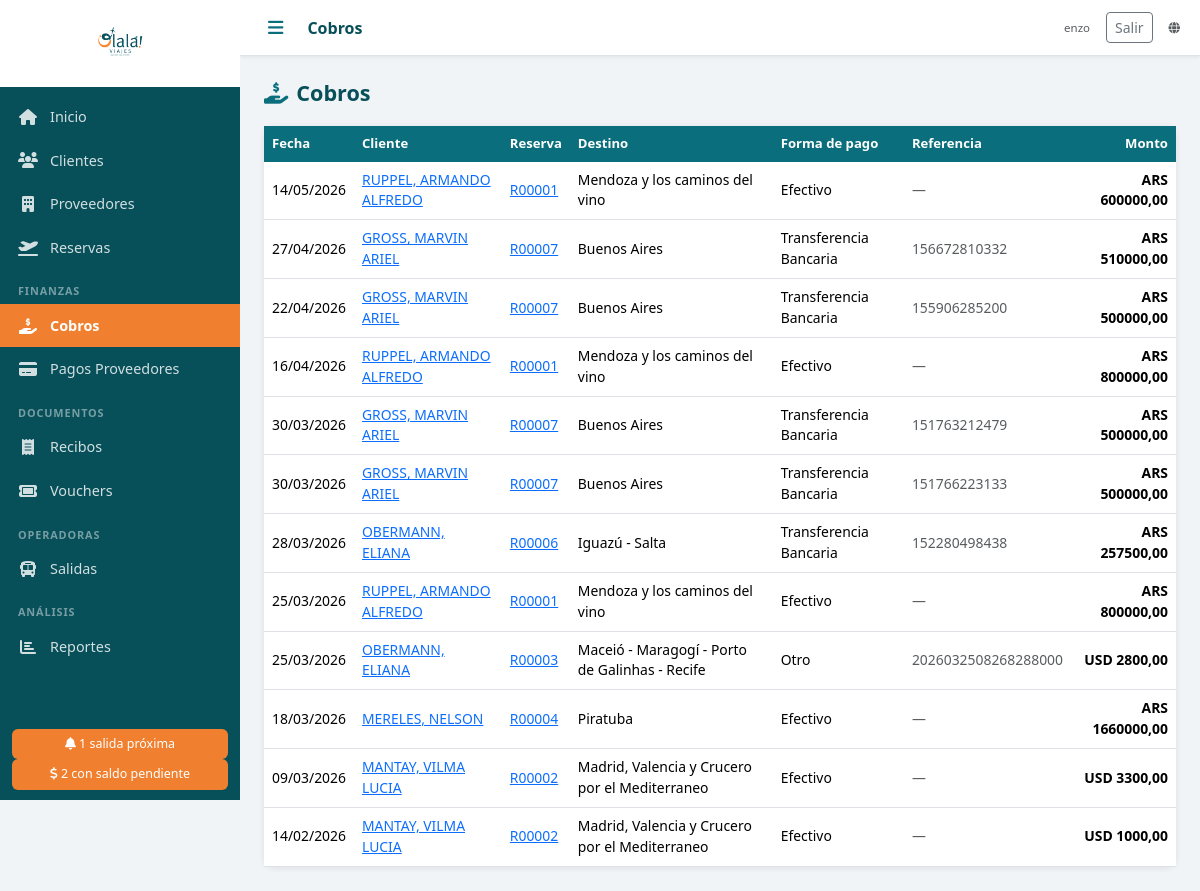
Page /cobros/ (signed in) on the committed database.
### agencia/models.py (models this page shows, shortened)
class Cobro(models.Model):
    reserva = models.ForeignKey(Reserva, on_delete=models.PROTECT, related_name='cobros', verbose_name='Reserva')
    fecha = models.DateField('Fecha')
    monto = models.DecimalField('Monto', max_digits=12, decimal_places=2)
    moneda = models.CharField('Moneda', max_length=3, choices=MONEDAS, default='ARS')
    forma_pago = models.CharField('Forma de pago', max_length=20, choices=FORMAS_PAGO)
    referencia = models.CharField('Referencia / Nro. comprobante', max_length=200, blank=True)
    notas = models.TextField('Notas', blank=True)
    created_at = models.DateTimeField(auto_now_add=True)
    class Meta:
        verbose_name = 'Cobro'
        verbose_name_plural = 'Cobros'
        ordering = ['-fecha']

class Reserva(models.Model):
    ESTADOS = [
        ('PENDIENTE', 'Pendiente'),
        ('CONFIRMADA', 'Confirmada'),
        ('EN_CURSO', 'En curso'),
        ('COMPLETADA', 'Completada'),
        ('CANCELADA', 'Cancelada'),
    ]
    numero = models.CharField('Nro. Reserva', max_length=20, unique=True, blank=True)
    cliente = models.ForeignKey(Cliente, on_delete=models.PROTECT, verbose_name='Cliente titular', related_name='reservas')
    descripcion = models.TextField('Descripción / Observaciones', blank=True)
    destino = models.CharField('Destino', max_length=200)
    fecha_salida = models.DateField('Fecha de salida')
    fecha_regreso = models.DateField('Fecha de regreso', null=True, blank=True)
    pasajeros_adicionales = models.ManyToManyField(
        Cliente, related_name='reservas_como_pasajero',
        blank=True, verbose_name='Pasajeros adicionales'
    )
    precio_venta = models.DecimalField('Precio de venta', max_digits=12, decimal_places=2, default=0)
    moneda_venta = models.CharField('Moneda venta', max_length=3, choices=MONEDAS, default='ARS')
    comision_porcentaje = models.DecimalField('Comisión (%)', max_digits=5, decimal_places=2, default=0)
    estado = models.CharField('Estado', max_length=20, choices=ESTADOS, default='PENDIENTE')
    notas = models.TextField('Notas internas', blank=True)
    created_at = models.DateTimeField(auto_now_add=True)
    updated_at = models.DateTimeField(auto_now=True)
    class Meta:
        verbose_name = 'Reserva'
        verbose_name_plural = 'Reservas'
        ordering = ['fecha_salida']

class Cliente(models.Model):
    TIPOS_DOC = [
        ('DNI', 'DNI'),
        ('PASAPORTE', 'Pasaporte'),
        ('LC', 'L.C.'),
        ('LE', 'L.E.'),
        ('CUIT', 'CUIT'),
    ]
    nombre = models.CharField('Nombre', max_length=100)
    apellido = models.CharField('Apellido', max_length=100)
    tipo_doc = models.CharField('Tipo de documento', max_length=20, choices=TIPOS_DOC, default='DNI')
    nro_doc = models.CharField('Nro. de documento', max_length=50, blank=True)
    email = models.EmailField('Email', blank=True)
    telefono = models.CharField('Teléfono', max_length=50, blank=True)
    direccion = models.CharField('Dirección', max_length=300, blank=True)
    fecha_nacimiento = models.DateField('Fecha de nacimiento', null=True, blank=True)
    notas = models.TextField('Notas', blank=True)
    foto_dni = models.FileField('Foto DNI', upload_to='dni/', blank=True, null=True)
    activo = models.BooleanField('Activo', default=True)
    created_at = models.DateTimeField(auto_now_add=True)
    updated_at = models.DateTimeField(auto_now=True)
    class Meta:
        verbose_name = 'Cliente'
        verbose_name_plural = 'Clientes'
        ordering = ['apellido', 'nombre']
    def __str__(self):
        return f"{self.apellido}, {self.nombre}"

### agencia/views.py (the view)
# urls.py: path('cobros/', login_required(views.cobros_lista), name='cobros_lista'),
def cobros_lista(request):
    cobros = Cobro.objects.select_related('reserva__cliente').all()
    return render(request, 'cobros/lista.html', {'cobros': cobros})

### templates/cobros/lista.html (shortened to what this page needs)
{% extends 'base.html' %}
{% block topbar_title %}Cobros{% endblock %}
{% block content %}
<div class="page-header">
  <h2><i class="fas fa-hand-holding-dollar me-2 text-teal"></i>Cobros</h2>
</div>
<div class="card">
  <div class="table-responsive">
    <table class="table table-hover mb-0">
      <thead><tr><th>Fecha</th><th>Cliente</th><th>Reserva</th><th>Destino</th><th>Forma de pago</th><th>Referencia</th><th class="text-end">Monto</th></tr></thead>
      <tbody>
        {% for c in cobros %}
        <tr>
          <td>{{ c.fecha|date:"d/m/Y" }}</td>
          <td><a href="{% url 'cliente_detalle' c.reserva.cliente.pk %}">{{ c.reserva.cliente }}</a></td>
          <td><a href="{% url 'reserva_detalle' c.reserva.pk %}">{{ c.reserva.numero }}</a></td>
          <td class="small">{{ c.reserva.destino }}</td>
          <td>{{ c.get_forma_pago_display }}</td>
          <td class="small text-muted">{{ c.referencia|default:"—" }}</td>
          <td class="text-end fw-bold moneda-{{ c.moneda }}">{{ c.moneda }} {{ c.monto|floatformat:2 }}</td>
        </tr>
        {% empty %}
        <tr><td colspan="7" class="text-center text-muted py-4">No hay cobros registrados.</td></tr>
        {% endfor %}
      </tbody>
    </table>
  </div>
</div>
{% endblock %}

### templates/base.html (shortened to what this page needs)
<!DOCTYPE html>
<html lang="es">
<head>
  {% load static %}
  <link rel="stylesheet" href="https://cdn.jsdelivr.net/npm/bootstrap@5.3.2/dist/css/bootstrap.min.css">
  <link rel="stylesheet" href="https://cdnjs.cloudflare.com/ajax/libs/font-awesome/6.5.0/css/all.min.css">
  <link rel="stylesheet" href="{% static 'css/olala.css' %}">
</head>
<body>
<div class="sidebar" id="sidebar">
  <div class="sidebar-logo">
    <img src="{% static 'img/logo.png' %}" alt="Olalá Viajes" class="logo-img">
  </div>
  <nav class="sidebar-nav">
    <a href="{% url 'dashboard' %}" class="nav-item {% if request.resolver_match.url_name == 'dashboard' %}active{% endif %}">
      <i class="fas fa-home"></i><span>Inicio</span>
    </a>
    <a href="{% url 'clientes_lista' %}" class="nav-item {% if 'cliente' in request.resolver_match.url_name %}active{% endif %}">
      <i class="fas fa-users"></i><span>Clientes</span>
    </a>
    <a href="{% url 'proveedores_lista' %}" class="nav-item {% if 'proveedor' in request.resolver_match.url_name %}active{% endif %}">
      <i class="fas fa-building"></i><span>Proveedores</span>
    </a>
    <a href="{% url 'reservas_lista' %}" class="nav-item {% if 'reserva' in request.resolver_match.url_name %}active{% endif %}">
      <i class="fas fa-plane-departure"></i><span>Reservas</span>
    </a>
    <div class="nav-section">Finanzas</div>
    <a href="{% url 'cobros_lista' %}" class="nav-item {% if 'cobro' in request.resolver_match.url_name %}active{% endif %}">
      <i class="fas fa-hand-holding-dollar"></i><span>Cobros</span>
    </a>
    <a href="{% url 'pagos_proveedor_lista' %}" class="nav-item {% if 'pago_proveedor' in request.resolver_match.url_name %}active{% endif %}">
      <i class="fas fa-credit-card"></i><span>Pagos Proveedores</span>
    </a>
    <div class="nav-section">Documentos</div>
    <a href="{% url 'recibos_lista' %}" class="nav-item {% if 'recibo' in request.resolver_match.url_name %}active{% endif %}">
      <i class="fas fa-receipt"></i><span>Recibos</span>
    </a>
    <a href="{% url 'vouchers_lista' %}" class="nav-item {% if 'voucher' in request.resolver_match.url_name %}active{% endif %}">
      <i class="fas fa-ticket"></i><span>Vouchers</span>
    </a>
    <div class="nav-section">Operadoras</div>
    <a href="{% url 'salidas_lista' %}" class="nav-item {% if 'salida' in request.resolver_match.url_name %}active{% endif %}">
      <i class="fas fa-bus"></i><span>Salidas</span>
    </a>
    <div class="nav-section">Análisis</div>
    <a href="{% url 'reportes' %}" class="nav-item {% if 'reporte' in request.resolver_match.url_name %}active{% endif %}">
      <i class="fas fa-chart-bar"></i><span>Reportes</span>
    </a>
  </nav>
  {% if alertas_salidas > 0 or alertas_saldos > 0 %}
  <div class="sidebar-alerts">
    {% if alertas_salidas > 0 %}
    <a href="{% url 'dashboard' %}" class="alert-badge">
      <i class="fas fa-bell"></i> {{ alertas_salidas }} salida{% if alertas_salidas != 1 %}s{% endif %} próxima{% if alertas_salidas != 1 %}s{% endif %}
    </a>
    {% endif %}
    {% if alertas_saldos > 0 %}
    <a href="{% url 'reporte_saldos' %}" class="alert-badge">
      <i class="fas fa-dollar-sign"></i> {{ alertas_saldos }} con saldo pendiente
    </a>
    {% endif %}
  </div>
  {% endif %}
</div>
<div class="main-content">
  <div class="topbar">
    <button class="btn-menu" onclick="toggleSidebar()"><i class="fas fa-bars"></i></button>
    <div class="topbar-title">{% block topbar_title %}{% endblock %}</div>
    <div class="topbar-right d-flex align-items-center gap-3">
      {% if user.is_authenticated %}
      <span class="text-muted small">{{ user.get_username }}</span>
      <form method="post" action="{% url 'logout' %}" class="d-inline mb-0">
        <button type="submit" class="btn btn-sm btn-outline-secondary">Salir</button>
      </form>
      {% endif %}
      <a href="{% url 'web_publica' %}" class="text-muted small" target="_blank" title="Catálogo público"><i class="fas fa-globe"></i></a>
    </div>
  </div>
  <div class="content-area">
    {% block content %}{% endblock %}
  </div>
</div>
</body>
</html>

### static/css/olala.css (style rules this page uses)
:root { --teal: #0a6e7c; --teal-dark: #074f59; --teal-light: #e0f2f5; --orange: #f08030; --orange-light: #fff3e8; --sidebar-width: 240px; --topbar-height: 56px; }
* { box-sizing: border-box; }
body { margin: 0; font-family: 'Segoe UI', sans-serif; background: #f0f4f6; }
.sidebar { position: fixed; top: 0; left: 0; width: var(--sidebar-width); height: 100vh; background: var(--teal-dark); display: flex; flex-direction: column; z-index: 1000; transition: width 0.25s; overflow-x: hidden; }
.sidebar-logo { padding: 16px 12px; background: white; text-align: center; min-height: 80px; display: flex; align-items: center; justify-content: center; }
.logo-img { max-width: 160px; max-height: 55px; object-fit: contain; }
.sidebar-nav { flex: 1; overflow-y: auto; padding: 8px 0; }
.nav-item { display: flex; align-items: center; gap: 12px; padding: 11px 18px; color: rgba(255,255,255,0.82); text-decoration: none; font-size: 0.9rem; transition: background 0.15s, color 0.15s; white-space: nowrap; }
.nav-item.active { background: var(--orange); color: white; font-weight: 600; }
.nav-item i { width: 20px; text-align: center; font-size: 1rem; flex-shrink: 0; }
.nav-section { padding: 14px 18px 4px; font-size: 0.68rem; text-transform: uppercase; letter-spacing: 0.08em; color: rgba(255,255,255,0.45); font-weight: 600; }
.sidebar-alerts { padding: 10px 12px; }
.alert-badge { display: block; background: var(--orange); color: white; padding: 6px 10px; border-radius: 6px; font-size: 0.78rem; text-decoration: none; text-align: center; }
.main-content { margin-left: var(--sidebar-width); min-height: 100vh; transition: margin-left 0.25s; display: flex; flex-direction: column; }
.topbar { height: var(--topbar-height); background: white; border-bottom: 1px solid #dde3e7; display: flex; align-items: center; padding: 0 20px; gap: 16px; position: sticky; top: 0; z-index: 100; box-shadow: 0 1px 4px rgba(0,0,0,0.07); }
.btn-menu { background: none; border: none; font-size: 1.1rem; color: var(--teal); cursor: pointer; padding: 4px 8px; }
.topbar-title { font-size: 1rem; font-weight: 600; color: var(--teal-dark); flex: 1; }
.topbar-right { font-size: 0.82rem; color: #999; }
.content-area { padding: 24px; flex: 1; }
.card { border: none; border-radius: 10px; box-shadow: 0 1px 6px rgba(0,0,0,0.09); }
.text-teal { color: var(--teal) !important; }
.table th { background: var(--teal); color: white; font-weight: 600; font-size: 0.82rem; border: none; }
.table td { font-size: 0.87rem; vertical-align: middle; }
.moneda-ARS { color: #1a7a3a; font-weight: 600; }
.moneda-USD { color: #1a4a7a; font-weight: 600; }
.page-header { display: flex; align-items: center; justify-content: space-between; margin-bottom: 20px; }
.page-header h2 { margin: 0; color: var(--teal-dark); font-size: 1.35rem; font-weight: 700; }

### rows in the picture
Cobro: fecha "14/05/2026", reserva.cliente "RUPPEL, ARMANDO ALFREDO", reserva.numero "R00001", reserva.destino "Mendoza y los caminos del vino", forma_pago "Efectivo", referencia "—", moneda "ARS", monto "600000,00"
Cobro: fecha "27/04/2026", reserva.cliente "GROSS, MARVIN ARIEL", reserva.numero "R00007", reserva.destino "Buenos Aires", forma_pago "Transferencia Bancaria", referencia "156672810332", moneda "ARS", monto "510000,00"
Cobro: fecha "22/04/2026", reserva.cliente "GROSS, MARVIN ARIEL", reserva.numero "R00007", reserva.destino "Buenos Aires", forma_pago "Transferencia Bancaria", referencia "155906285200", moneda "ARS", monto "500000,00"
Cobro: fecha "16/04/2026", reserva.cliente "RUPPEL, ARMANDO ALFREDO", reserva.numero "R00001", reserva.destino "Mendoza y los caminos del vino", forma_pago "Efectivo", referencia "—", moneda "ARS", monto "800000,00"
Cobro: fecha "30/03/2026", reserva.cliente "GROSS, MARVIN ARIEL", reserva.numero "R00007", reserva.destino "Buenos Aires", forma_pago "Transferencia Bancaria", referencia "151763212479", moneda "ARS", monto "500000,00"
Cobro: fecha "30/03/2026", reserva.cliente "GROSS, MARVIN ARIEL", reserva.numero "R00007", reserva.destino "Buenos Aires", forma_pago "Transferencia Bancaria", referencia "151766223133", moneda "ARS", monto "500000,00"
Cobro: fecha "28/03/2026", reserva.cliente "OBERMANN, ELIANA", reserva.numero "R00006", reserva.destino "Iguazú - Salta", forma_pago "Transferencia Bancaria", referencia "152280498438", moneda "ARS", monto "257500,00"
Cobro: fecha "25/03/2026", reserva.cliente "RUPPEL, ARMANDO ALFREDO", reserva.numero "R00001", reserva.destino "Mendoza y los caminos del vino", forma_pago "Efectivo", referencia "—", moneda "ARS", monto "800000,00"
Cobro: fecha "25/03/2026", reserva.cliente "OBERMANN, ELIANA", reserva.numero "R00003", reserva.destino "Maceió - Maragogí - Porto de Galinhas - Recife", forma_pago "Otro", referencia "2026032508268288000", moneda "USD", monto "2800,00"
Cobro: fecha "18/03/2026", reserva.cliente "MERELES, NELSON", reserva.numero "R00004", reserva.destino "Piratuba", forma_pago "Efectivo", referencia "—", moneda "ARS", monto "1660000,00"
Cobro: fecha "09/03/2026", reserva.cliente "MANTAY, VILMA LUCIA", reserva.numero "R00002", reserva.destino "Madrid, Valencia y Crucero por el Mediterraneo", forma_pago "Efectivo", referencia "—", moneda "USD", monto "3300,00"
Cobro: fecha "14/02/2026", reserva.cliente "MANTAY, VILMA LUCIA", reserva.numero "R00002", reserva.destino "Madrid, Valencia y Crucero por el Mediterraneo", forma_pago "Efectivo", referencia "—", moneda "USD", monto "1000,00"

### other values in the picture
{{ alertas_salidas }} "1"
{{ alertas_saldos }} "2"
{{ user.get_username }} "enzo"
